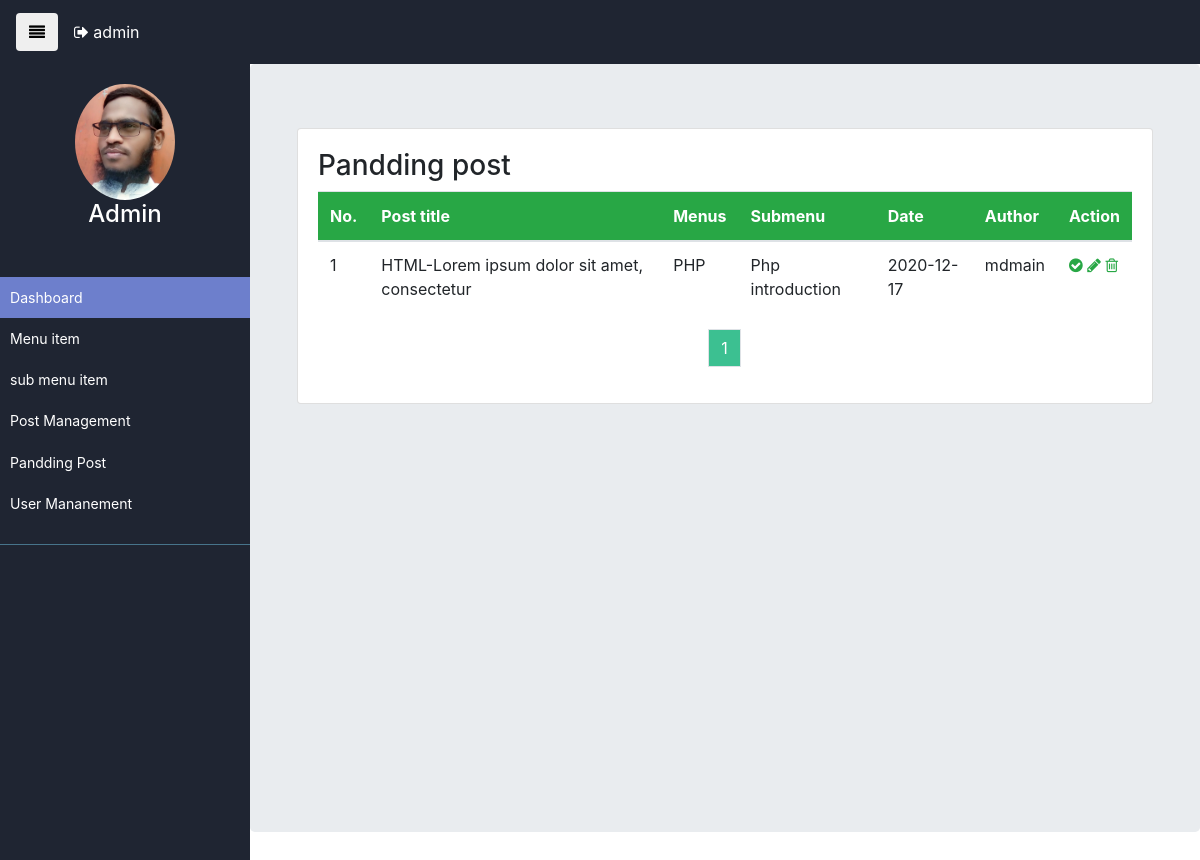
The app's page /admin/unactive_post.php (signed in) with its own data.
### tables this page shows
CREATE TABLE `posts` (
  `post_id` int(11) NOT NULL,
  `post_title` varchar(1020) NOT NULL,
  `post_content` text NOT NULL,
  `post_image` varchar(800) NOT NULL,
  `menu_id` varchar(800) NOT NULL,
  `submenu_id` varchar(1020) NOT NULL,
  `author` varchar(80) NOT NULL,
  `date` date NOT NULL,
  `post_status` varchar(800) NOT NULL DEFAULT 'Disable'
);

CREATE TABLE `menus` (
  `menu_id` int(11) NOT NULL,
  `menu_name` varchar(255) NOT NULL,
  `post_count` varchar(1000) NOT NULL
);

CREATE TABLE `sub_menu` (
  `submenu_id` int(11) NOT NULL,
  `menu_id` varchar(20) NOT NULL,
  `submenu_name` varchar(255) NOT NULL,
  `post_count` int(200) NOT NULL
);

CREATE TABLE `users` (
  `user_id` int(11) NOT NULL,
  `f_name` varchar(225) NOT NULL,
  `user_name` varchar(255) NOT NULL,
  `user_pwd` varchar(255) NOT NULL,
  `phone` varchar(200) NOT NULL,
  `user_role` varchar(20) NOT NULL
);

### admin/unactive_post.php (the view, shortened to what this page needs)
<?php include('includes/top_header.php');?>
<?php include('includes/top_navbar.php');?>
<div class="wrapper">
<?php include('includes/side_navbar.php');?>
    <div id="content" class="jumbotron">
        <div class="container-fluid">
                <div class="card">
                  <div class="card-body">
                  	<h3>Pandding post</h3>
                    <table class="table table-hover">
                      <thead class="bg-success text-white">
                        <tr>
                          <th> No. </th>
                          <th> Post title </th>
                          <th> Menus </th>
                          <th> Submenu </th>
                          <th> Date </th>
                          <th> Author </th>
                          <th> Action </th>
                        </tr>
                      </thead>
                      <tbody>
                        <tr>
            <?php
            include 'database/db_connect.php';
$pagi_limit = 4;
if (isset($_REQUEST['page'])) {
$page_numbar = $_REQUEST['page'];
}else{
$page_numbar = 1;
}
$offset = ($page_numbar -1)* $pagi_limit;
$menulistqry="SELECT posts.post_id,posts.post_title,posts.date,posts.author,menus.menu_id,menus.menu_name,sub_menu.submenu_name,users.f_name  from posts left join menus on posts.menu_id=menus.menu_id left join sub_menu on posts.submenu_id=sub_menu.submenu_id left join users on posts.author=users.user_id where post_status='Disable' limit {$offset},{$pagi_limit}";
$menulistres=mysqli_query($con,$menulistqry);
$s_number = 1;
while ($menudata=mysqli_fetch_assoc($menulistres)) {
?>
                        <tr scope="">
                          <td><?php echo $s_number++;?></td>
                          <td><?php echo $menudata['post_title'];?></td>
                          <td><?php echo $menudata['menu_name'];?></td>
                          <td><?php echo $menudata['submenu_name'];?></td>
                          <td><?php echo $menudata['date'];?></td>
                          <td><?php echo $menudata['f_name'];?></td>
                          <td class="text-success">
                            <a href="active_post.php?enable=<?php echo 'Enable';?>&pid=<?php echo $menudata['post_id'];?>" data-toggle="tooltip" data-placement="right" title="Active"><span><i class="fa fa-check-circle" aria-hidden="true"></i></span></a>
                            <a  href="update_post.php?id=<?php echo $menudata['post_id'];?>&mid=<?php echo $menudata['post_id'];?>" data-toggle="tooltip" data-placement="right" title="Update"><span><i class="fa fa-pencil" aria-hidden="true"></i></span></a>
                            <a  onclick="return confirm('Are You Sure?')" href="unactive_delete.php?id=<?php echo $menudata['post_id'];?>&mid=<?php echo $menudata['menu_id'];?>" data-toggle="tooltip" data-placement="right" title="Delete"><span><i class="fa fa-trash-o" aria-hidden="true"></i></span></a>
                          </td>
                        </tr>
            <?php
            }
            ?>
                      </tbody>
                    </table>
<?php
$pagi_post  ="SELECT * FROM posts";
$pagi_query =mysqli_query($con, $pagi_post);
$pagi_result=mysqli_num_rows($pagi_query);
if ($pagi_result) {
  $rec_total  = mysqli_num_rows($pagi_query);
  $page_total = ceil($rec_total/$pagi_limit);
     echo"<ul class='pagination justify-content-center'>";
     for ($i=1; $i <= $page_total; $i++) {
      if ($i== $page_numbar) {
        $active ="active";
      }else{
        $active ="";
      }
      echo'<li  class='.$active.'><a class="page-link" href="unactive_post.php?page='.$i.'">'.$i.'</a></li>';
   }
  echo"</ul>";
 }
?>
                  </div>
                </div>
       </div>
    </div>
</div>
<?php include('includes/footer.php');?>

### admin/admin.css (style rules this page uses)
a, a:hover, a:focus { color: inherit; text-decoration: none; transition: all 0.3s; }
.wrapper { display: flex; width: 100%; align-items: stretch; }
.wrapper { display: flex; align-items: stretch; }
ul.pagination li.active .page-link { background-color: #3cc091; color: white; }
div#content { width: 100%; }

### records on screen
posts: post_title "HTML-Lorem ipsum dolor sit amet, consectetur", menu.menu_name "PHP", submenu.submenu_name "Php introduction", date "2020-12-17", users.f_name "mdmain"

### other values on screen
$_SESSION['user_name'] "admin"
